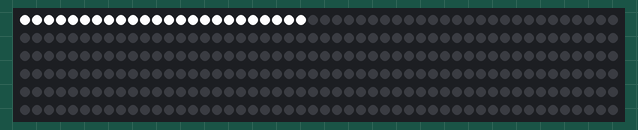
A sketch run on a simulated Arduino Uno, built with avr-gcc and run on an emulated ATmega328P. Shown: 300 RGB LEDs in strip order, left to right, continuing on the next row. Colours are those a GRB WS2812 strip shows for the declared byte order.

Above: at 0.48 s.
At 2.03 s:
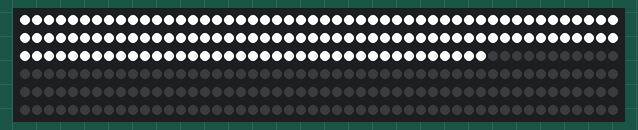
At 2.97 s:
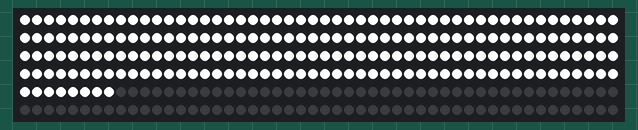
At 3.5 s:
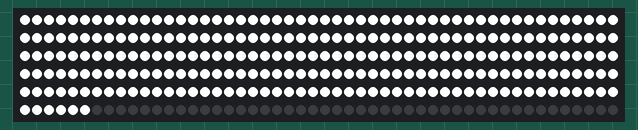

The sketch:

nova8.ino
```cpp
#include <FastLED.h>
#define NUM_LEDS 300
#define PIN 7
CRGB leds[NUM_LEDS];

void setup() { FastLED.addLeds<WS2812,PIN>(leds, NUM_LEDS); }
void loop() {
    static byte pos = 0;
    if(pos == NUM_LEDS) {
      // we've lit all the less, now turn them all off and start again
      for(int i = 0; i < NUM_LEDS; i++ ) { leds[i] = CRGB::Black; }
      pos = 0;
   }
    leds[pos++] = CRGB::White;
    FastLED.show();
}
```
